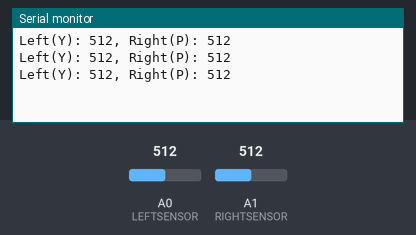
The sketch below on a simulated Arduino Uno, built with avr-gcc and run on an emulated ATmega328P. On the bench: the last lines printed to the serial monitor. The inputs (shaded band) are chosen by the test bench; at power-on: A0 (LEFTSENSOR) = 512, A1 (RIGHTSENSOR) = 512.

Above: at 1.3 s.
1.4 s: A0 (LEFTSENSOR) set to 716
At 1.9 s:
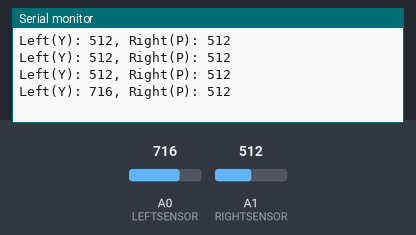
2.9 s: A1 (RIGHTSENSOR) set to 716
At 3.4 s:
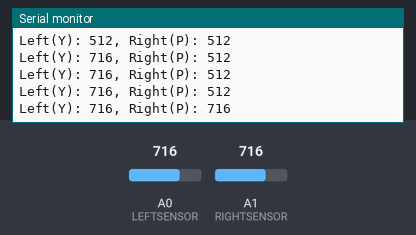
4.4 s: A0 (LEFTSENSOR) set to 900
At 4.9 s:
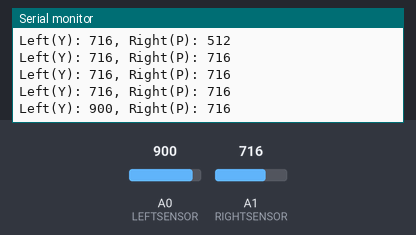
5.9 s: A1 (RIGHTSENSOR) set to 900
At 6.4 s:
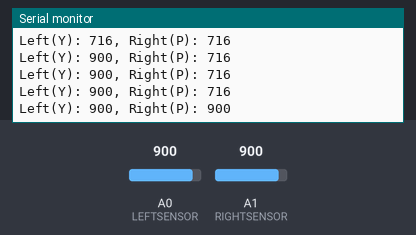
Timing chart, 0 to 8.4 s (numbered marks = the images above; inputs shaded):
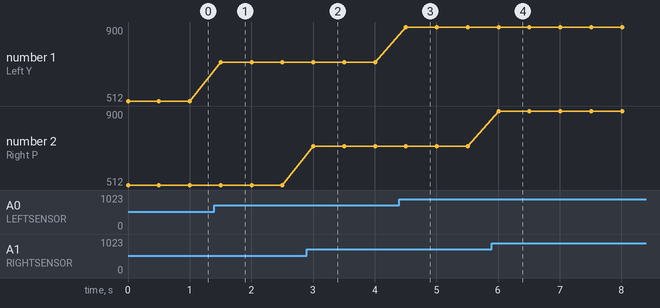

Measured:
- after the input at 1.4 s, the serial monitor: prints a new line after 0.10 s (image 1)
- after the input at 2.9 s, the serial monitor: prints a new line after 0.10 s (image 2)
- after the input at 4.4 s, the serial monitor: prints a new line after 0.11 s (image 3)
- after the input at 5.9 s, the serial monitor: prints a new line after 0.11 s (image 4)
- plotted number 1: 512 → 716 after the input at 1.4 s, 716 → 900 after the input at 4.4 s

The sketch:

program_3-0.ino
```cpp
/*
 * YEAR 8 ROBOT - PROGRAM v3.0
 *
 * This program will test the line following sensors to ensure that they are connected correctly.
 * It will also show you the sensor values for black and white, you will need this for the next part.
 */

// INITIALISE LINE FOLLOWING SENSORS
#define LEFTSENSOR A0      // Left sensor connected to pin A0 (analogue 0)
#define RIGHTSENSOR A1     // Right sensor connected to pin a1 (analogue 1)

void setup() {
  Serial.begin(9600);   // initlaise serial monintor to view readings

  // SETUP LINE FOLLOWING SENSORS
  // Set all pins to input
  pinMode(LEFTSENSOR, INPUT);
  pinMode(RIGHTSENSOR, INPUT);

}

void loop() {
  // Take the readings from the sensors and show them on the serial monitor
  Serial.print("Left(Y): ");                  // write text to serial monitor
  Serial.print(analogRead(LEFTSENSOR));       // read LEFTSENSOR and write value to serial monitor
  Serial.print(", Right(P): ");               // write text to serial monitor
  Serial.println(analogRead(RIGHTSENSOR));    // read right sensor and write value to serial monitor
  delay(500);                                 // wait half a second
}
```
